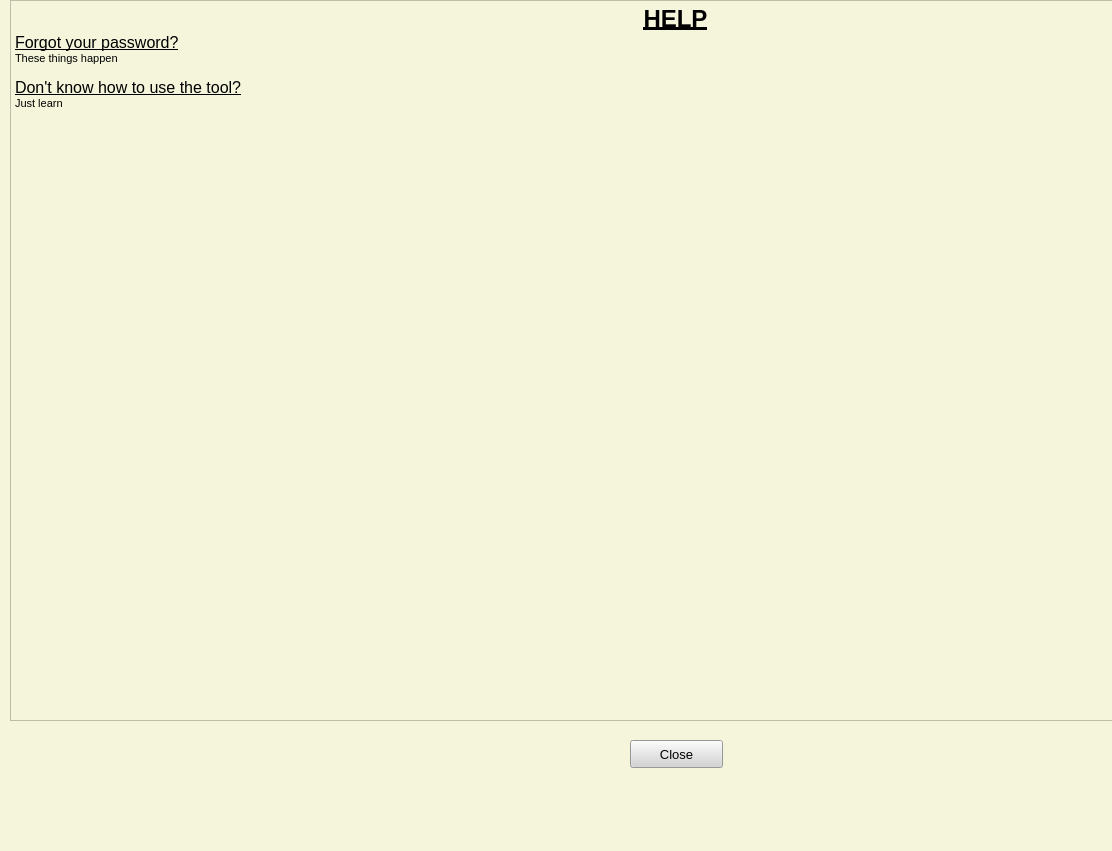
<?xml version="1.0" encoding="UTF-8"?>
<ui version="4.0">
 <class>MainWindow</class>
 <widget class="QMainWindow" name="MainWindow">
  <property name="geometry">
   <rect>
    <x>0</x>
    <y>0</y>
    <width>1112</width>
    <height>851</height>
   </rect>
  </property>
  <property name="windowTitle">
   <string>MainWindow</string>
  </property>
  <property name="styleSheet">
   <string notr="true">background-color: beige;</string>
  </property>
  <widget class="QWidget" name="centralwidget">
   <widget class="QTextBrowser" name="textBrowser">
    <property name="geometry">
     <rect>
      <x>10</x>
      <y>0</y>
      <width>1331</width>
      <height>721</height>
     </rect>
    </property>
    <property name="html">
     <string>&lt;!DOCTYPE HTML PUBLIC &quot;-//W3C//DTD HTML 4.0//EN&quot; &quot;http://www.w3.org/TR/REC-html40/strict.dtd&quot;&gt;
&lt;html&gt;&lt;head&gt;&lt;meta name=&quot;qrichtext&quot; content=&quot;1&quot; /&gt;&lt;style type=&quot;text/css&quot;&gt;
p, li { white-space: pre-wrap; }
&lt;/style&gt;&lt;/head&gt;&lt;body style=&quot; font-family:'MS Shell Dlg 2'; font-size:7.8pt; font-weight:400; font-style:normal;&quot;&gt;
&lt;p align=&quot;center&quot; style=&quot; margin-top:0px; margin-bottom:0px; margin-left:0px; margin-right:0px; -qt-block-indent:0; text-indent:0px;&quot;&gt;&lt;span style=&quot; font-size:18pt; font-weight:600; text-decoration: underline;&quot;&gt;HELP&lt;/span&gt;&lt;/p&gt;
&lt;p style=&quot; margin-top:0px; margin-bottom:0px; margin-left:0px; margin-right:0px; -qt-block-indent:0; text-indent:0px;&quot;&gt;&lt;span style=&quot; font-size:12pt; text-decoration: underline;&quot;&gt;Forgot your password?&lt;/span&gt;&lt;/p&gt;
&lt;p style=&quot; margin-top:0px; margin-bottom:0px; margin-left:0px; margin-right:0px; -qt-block-indent:0; text-indent:0px;&quot;&gt;&lt;span style=&quot; font-size:8pt;&quot;&gt;These things happen&lt;/span&gt;&lt;/p&gt;
&lt;p style=&quot;-qt-paragraph-type:empty; margin-top:0px; margin-bottom:0px; margin-left:0px; margin-right:0px; -qt-block-indent:0; text-indent:0px; font-size:8pt;&quot;&gt;&lt;br /&gt;&lt;/p&gt;
&lt;p style=&quot; margin-top:0px; margin-bottom:0px; margin-left:0px; margin-right:0px; -qt-block-indent:0; text-indent:0px;&quot;&gt;&lt;span style=&quot; font-size:12pt; text-decoration: underline;&quot;&gt;Don't know how to use the tool?&lt;/span&gt;&lt;/p&gt;
&lt;p style=&quot; margin-top:0px; margin-bottom:0px; margin-left:0px; margin-right:0px; -qt-block-indent:0; text-indent:0px;&quot;&gt;&lt;span style=&quot; font-size:8pt;&quot;&gt;Just learn&lt;/span&gt;&lt;/p&gt;
&lt;p style=&quot;-qt-paragraph-type:empty; margin-top:0px; margin-bottom:0px; margin-left:0px; margin-right:0px; -qt-block-indent:0; text-indent:0px; font-size:8pt;&quot;&gt;&lt;br /&gt;&lt;/p&gt;
&lt;p style=&quot;-qt-paragraph-type:empty; margin-top:0px; margin-bottom:0px; margin-left:0px; margin-right:0px; -qt-block-indent:0; text-indent:0px; font-size:8pt;&quot;&gt;&lt;br /&gt;&lt;/p&gt;
&lt;p style=&quot;-qt-paragraph-type:empty; margin-top:0px; margin-bottom:0px; margin-left:0px; margin-right:0px; -qt-block-indent:0; text-indent:0px; font-size:8pt;&quot;&gt;&lt;br /&gt;&lt;/p&gt;&lt;/body&gt;&lt;/html&gt;</string>
    </property>
   </widget>
   <widget class="QPushButton" name="but_close">
    <property name="geometry">
     <rect>
      <x>630</x>
      <y>740</y>
      <width>93</width>
      <height>28</height>
     </rect>
    </property>
    <property name="font">
     <font>
      <pointsize>10</pointsize>
     </font>
    </property>
    <property name="styleSheet">
     <string notr="true">background-color: lightgrey;
</string>
    </property>
    <property name="text">
     <string>Close</string>
    </property>
   </widget>
  </widget>
  <widget class="QMenuBar" name="menubar">
   <property name="geometry">
    <rect>
     <x>0</x>
     <y>0</y>
     <width>1112</width>
     <height>26</height>
    </rect>
   </property>
  </widget>
  <widget class="QStatusBar" name="statusbar"/>
 </widget>
 <resources/>
 <connections/>
</ui>
